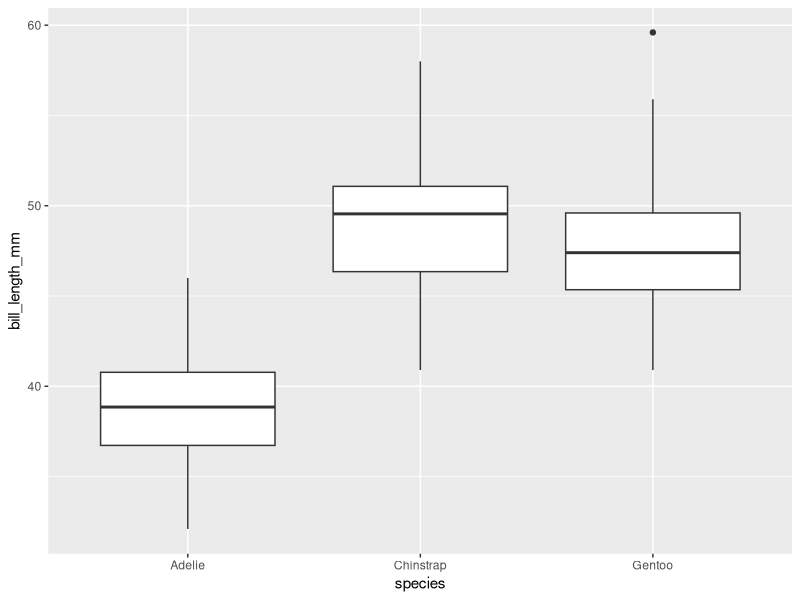
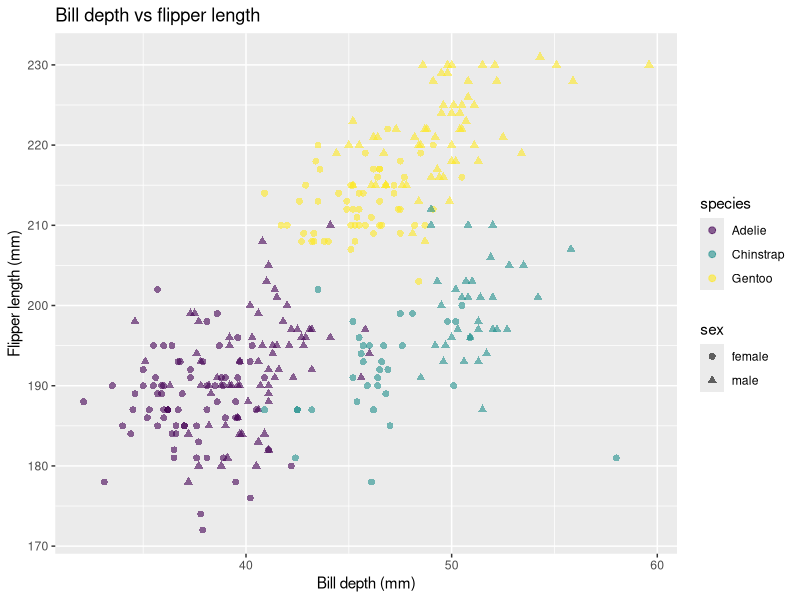

Write the R code that produced these figures, in order.
## ---- chunk 1
library(palmerpenguins)
# palmerpenguins has loaded a hidden object into your R environment, called penguins, which has data we will use for plotting.
library(ggplot2)
library(dplyr)
## ---- chunk 2
penData <- penguins |> na.omit()

penData |> head()
## ---- chunk 3
# The code to create a plot, using the template above:
ggplot(data = penData,
       mapping = aes(x = species,
                     y = bill_length_mm)) +
  geom_boxplot()

# Here we have specified that the data will come from the penData object
# Data from the species variable will be on the x axis
# Data from the bill_length_mm variable will be on the y axis
# The type of plot is a boxplot  
## ---- chunk 4
# Load the viridis library, which supplies a colour scheme that is
# sensitive to colour-blindness.
library(viridis)

# New arguments map species to the colour variable, so that each point is coloured
# by species.
# Sex is mapped to shape. Note that shape can only take discrete variables.
ggplot(data = penData,
       mapping = aes(x = bill_length_mm,
                     y = flipper_length_mm,
                     colour = species,
                     shape = sex)) +
  geom_point(size = 2, alpha = 0.6) + # alpha is transparency of the points
  scale_colour_viridis(discrete = TRUE) +
  labs(x = "Bill depth (mm)",
       y = "Flipper length (mm)") +
  ggtitle("Bill depth vs flipper length") 
